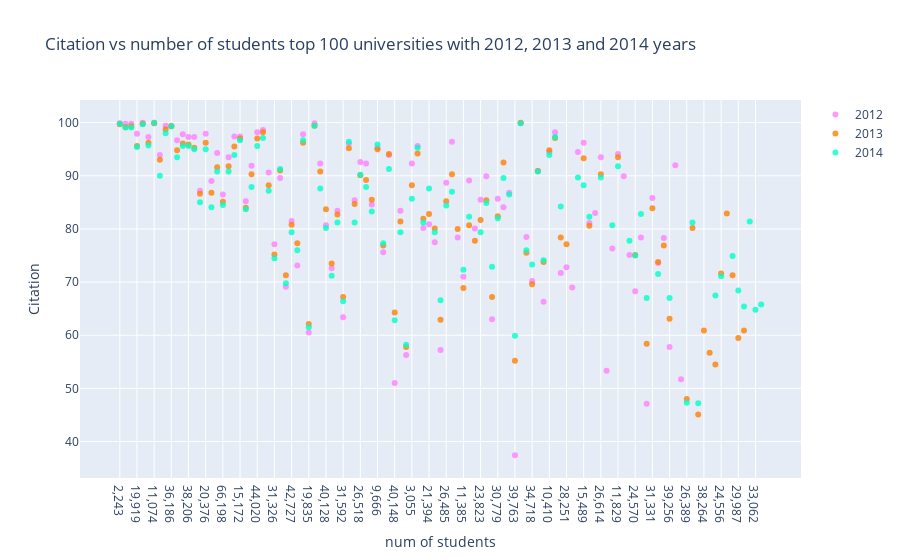

Notebook cell for this chart:
### Code cell
trace1 =go.Scatter( 
                    x = df2012.num_students, 
                    y = df2012.citations,  
                    mode = "markers",     
                    name = "2012",      
                    marker = dict(color = 'rgba(255, 128, 255, 0.8)'), 
                    text= df2012.university_name)  


trace2 =go.Scatter(
                    x = df2013.num_students, 
                    y = df2013.citations,  
                    mode = "markers",      
                    name = "2013",         
                    marker = dict(color = 'rgba(255, 128, 2, 0.8)'), 
                    text= df2013.university_name)  


trace3 =go.Scatter(
                    x = df2014.num_students, 
                    y = df2014.citations,  
                    mode = "markers",     
                    name = "2014",        
                    marker = dict(color = 'rgba(0, 255, 200, 0.8)'), 
                    text= df2014.university_name) 

data = [trace1, trace2, trace3] 
layout = dict(title = 'Citation vs number of students top 100 universities with 2012, 2013 and 2014 years',
              xaxis= dict(title= 'num of students',ticklen= 5,zeroline= False),
              yaxis= dict(title= 'Citation',ticklen= 5,zeroline= False)  
             )
fig = dict(data = data, layout = layout)  
iplot(fig)

### Figure 1 — Plotly figure (JSON) as saved in the notebook; plotly's stock layout.template omitted (floating-point values rounded to 4 significant figures)
{"data": [{"marker": {"color": "rgba(255, 128, 255, 0.8)"}, "mode": "markers", "name": "2012", "text": ["California Institute of Technology", "Harvard University", "Stanford University", "University of Oxford", "Princeton University", "University of Cambridge", "Massachusetts Institute of Technology", "Imperial College London", "University of Chicago", "University of California, Berkeley", "Yale University", "Columbia University", "University of California, Los Angeles", "Johns Hopkins University", "ETH Zurich – Swiss Federal Institute of Technology Zurich", "University of Pennsylvania", "University College London", "University of Michigan", "University of Toronto", "Cornell University", "Carnegie Mellon University", "Duke University", "University of British Columbia", "Georgia Institute of Technology", "University of Washington", "Northwestern University", "University of Wisconsin-Madison", "McGill University", "University of Texas at Austin", "University of Tokyo", "University of Illinois at Urbana-Champaign", "Karolinska Institute", "University of California, San Diego", "University of Hong Kong", "University of California, Santa Barbara", "University of Edinburgh", "University of Melbourne", "Australian National University", "University of California, Davis", "National University of Singapore", "Washington University in St Louis", "University of Minnesota", "University of North Carolina at Chapel Hill", "New York University", "LMU Munich", "École Polytechnique Fédérale de Lausanne", "London School of Economics and Political Science", "University of Manchester", "Brown University", "Peking University", "Pennsylvania State University", "Kyoto University", "Pohang University of Science and Technology", "Boston University", "University of Southern California", "King’s College London", "Ohio State University", "University of Sydney", "University of Pittsburgh", "École Normale Supérieure", "University of Zurich", "Hong Kong University of Science and Technology", "École Polytechnique", "University of Massachusetts", "McMaster University", "University of Bristol", "KU Leuven", "Utrecht University", "University of Göttingen", "Vanderbilt University", "Tsinghua University", "Rice University", "Heidelberg University", "The University of Queensland", "Emory University", "Wageningen University and Research Center", "Tufts University", "University of Colorado Boulder", "Leiden University", "Lund University", "Rutgers, the State University of New Jersey", "University of Rochester", "Durham University", "Pierre and Marie Curie University", "University of St Andrews", "University of California, Irvine", "Uppsala University", "Technical University of Munich", "University of Notre Dame", "Dartmouth College", "University of Helsinki", "University of Amsterdam", "Case Western Reserve University", "Korea Advanced Institute of Science and Technology (KAIST)", "University of Maryland, College Park", "Michigan State University", "University of Arizona", "Purdue University", "University of Sussex", "University of Alberta"], "type": "scatter", "x": ["2,243", "20,152", "15,596", "19,919", "7,929", "18,812", "11,074", "15,060", "14,221", "36,186", "11,751", "25,055", "38,206", "15,128", "18,178", "20,376", "26,607", "41,786", "66,198", "21,424", "11,885", "15,172", "50,152", "19,967", "44,020", "18,334", "39,655", "31,326", "49,427", "26,199", "42,727", "7,774", "27,233", "19,835", "22,020", "25,774", "40,128", "14,604", "35,364", "31,592", "12,528", "46,825", "26,518", "42,056", "35,691", "9,666", null, "34,938", "8,653", "40,148", "44,501", "22,809", "3,055", "24,789", "36,534", "21,394", "51,462", "41,868", "26,485", "2,400", "26,583", "11,385", "2,429", "56,959", "23,823", "17,906", "42,503", "30,779", "25,581", "12,161", "39,763", "6,333", "28,881", "34,718", "12,338", "9,248", "10,410", "29,325", "21,222", "28,251", "37,032", "9,390", "15,489", "27,862", "8,338", "26,614", "25,266", "35,565", "11,829", "6,178", "23,505", "24,570", "9,259", "9,027", "31,331", "44,750", "36,429", "39,256", "12,001", "36,299"], "y": [99.9, 99.8, 99.8, 97.9, 100, 97.3, 100, 93.9, 99.4, 99.4, 96.7, 97.8, 97.3, 97.3, 87.2, 97.9, 89, 94.3, 86.5, 93.5, 97.4, 97.4, 85.2, 91.9, 98.2, 98.6, 90.6, 77.1, 89.6, 69.1, 81.5, 73.1, 97.8, 60.5, 99.9, 92.3, 80.7, 72.6, 83.4, 63.4, 96.1, 85.4, 92.6, 92.3, 84.6, 95.3, 50.6, 75.6, 93.9, 51, 83.4, 56.3, 92.3, 95.6, 80.2, 80.9, 77.5, 57.2, 88.7, 96.4, 78.4, 71, 89.1, 80.1, 85.5, 89.9, 63, 85.7, 84.1, 86.8, 37.4, 99.9, 78.5, 70.2, 90.9, 66.3, 94.5, 98.2, 71.7, 72.8, 69, 94.5, 96.2, 81.1, 83, 93.5, 53.3, 76.3, 94.1, 89.9, 75.1, 68.3, 78.4, 47.1, 85.8, 73.6, 78.3, 57.8, 92, 51.7]}, {"marker": {"color": "rgba(255, 128, 2, 0.8)"}, "mode": "markers", "name": "2013", "text": ["California Institute of Technology", "Stanford University", "University of Oxford", "Harvard University", "Massachusetts Institute of Technology", "Princeton University", "University of Cambridge", "Imperial College London", "University of California, Berkeley", "University of Chicago", "Yale University", "ETH Zurich – Swiss Federal Institute of Technology Zurich", "University of California, Los Angeles", "Columbia University", "University of Pennsylvania", "Johns Hopkins University", "University College London", "Cornell University", "Northwestern University", "University of Michigan", "University of Toronto", "Carnegie Mellon University", "Duke University", "University of Washington", "Georgia Institute of Technology", "University of Texas at Austin", "University of Tokyo", "University of Melbourne", "National University of Singapore", "University of British Columbia", "University of Wisconsin-Madison", "University of Edinburgh", "University of Illinois at Urbana-Champaign", "McGill University", "University of California, Santa Barbara", "University of Hong Kong", "Australian National University", "University of California, San Diego", "London School of Economics and Political Science", "École Polytechnique Fédérale de Lausanne", "New York University", "Karolinska Institute", "University of North Carolina at Chapel Hill", "University of California, Davis", "Washington University in St Louis", "Peking University", "University of Minnesota", "LMU Munich", "University of Manchester", "Pohang University of Science and Technology", "Brown University", "Tsinghua University", "Ohio State University", "Boston University", "Kyoto University", "University of Southern California", "King’s College London", "KU Leuven", "Seoul National University", "École Normale Supérieure", "Pennsylvania State University", "University of Sydney", "École Polytechnique", "Leiden University", "Hong Kong University of Science and Technology", "The University of Queensland", "Utrecht University", "Korea Advanced Institute of Science and Technology (KAIST)", "Purdue University", "University of Göttingen", "Wageningen University and Research Center", "Erasmus University Rotterdam", "University of Massachusetts", "University of Bristol", "Rice University", "University of Pittsburgh", "Delft University of Technology", "Heidelberg University", "Emory University", "Durham University", "Pierre and Marie Curie University", "Lund University", "University of Amsterdam", "University of Montreal", "University of New South Wales", "Nanyang Technological University", "Tufts University", "McMaster University", "University of Groningen", "University of Zurich", "University of Colorado Boulder", "Paris-Sud University", "Ghent University", "Michigan State University", "University of Notre Dame", "University of California, Irvine", "University of Maryland, College Park", "University of Arizona", "Humboldt University of Berlin", "Monash University"], "type": "scatter", "x": ["2,243", "15,596", "19,919", "20,152", "11,074", "7,929", "18,812", "15,060", "36,186", "14,221", "11,751", "18,178", "38,206", "25,055", "20,376", "15,128", "26,607", "21,424", "18,334", "41,786", "66,198", "11,885", "15,172", "44,020", "19,967", "49,427", "26,199", "40,128", "31,592", "50,152", "39,655", "25,774", "42,727", "31,326", "22,020", "19,835", "14,604", "27,233", null, "9,666", "42,056", "7,774", "26,518", "35,364", "12,528", "40,148", "46,825", "35,691", "34,938", "3,055", "8,653", "39,763", "51,462", "24,789", "22,809", "36,534", "21,394", "42,503", "26,389", "2,400", "44,501", "41,868", "2,429", "21,222", "11,385", "34,718", "30,779", "9,027", "39,256", "25,581", "9,248", "20,580", "56,959", "17,906", "6,333", "26,485", "15,920", "28,881", "12,338", "15,489", "27,862", "28,251", "24,570", "38,264", "38,309", "25,028", "10,410", "23,823", "24,556", "26,583", "29,325", "27,603", "32,166", "44,750", "11,829", "26,614", "31,331", "36,429", "29,987", "50,882"], "y": [99.7, 99.3, 95.6, 99.2, 99.9, 99.8, 96.2, 93, 99.3, 98.7, 94.8, 86.6, 95.9, 96.1, 96.2, 95.3, 86.8, 91.8, 98.2, 91.6, 85.1, 95.5, 97, 97, 90.3, 91, 71.3, 83.7, 67.2, 84, 88.2, 90.8, 80.8, 75.2, 99.4, 62.1, 73.5, 96.2, 66.5, 95, 89.2, 77.3, 90.1, 82.7, 95.2, 64.3, 84.7, 85.5, 76.9, 88.2, 94.1, 55.2, 80.1, 94.2, 57.8, 81.9, 82.8, 67.2, 48, 90.3, 81.4, 62.9, 80.7, 78.4, 68.9, 69.6, 82.4, 58.4, 63.1, 92.5, 73.8, 80.2, 77.8, 85.4, 100, 85.2, 45.1, 75.5, 90.9, 93.3, 80.6, 77.1, 75.1, 60.9, 56.7, 54.5, 94.8, 81.7, 71.6, 80, 97.1, 82.9, 71.3, 73.8, 93.5, 90.3, 83.9, 76.9, 59.5, 60.9]}, {"marker": {"color": "rgba(0, 255, 200, 0.8)"}, "mode": "markers", "name": "2014", "text": ["California Institute of Technology", "Harvard University", "University of Oxford", "Stanford University", "Massachusetts Institute of Technology", "Princeton University", "University of Cambridge", "University of California, Berkeley", "University of Chicago", "Imperial College London", "Yale University", "University of California, Los Angeles", "Columbia University", "ETH Zurich – Swiss Federal Institute of Technology Zurich", "Johns Hopkins University", "University of Pennsylvania", "Duke University", "University of Michigan", "Cornell University", "University of Toronto", "University College London", "Northwestern University", "University of Tokyo", "Carnegie Mellon University", "University of Washington", "National University of Singapore", "University of Texas at Austin", "Georgia Institute of Technology", "University of Illinois at Urbana-Champaign", "University of Wisconsin-Madison", "University of British Columbia", "London School of Economics and Political Science", "University of California, Santa Barbara", "University of Melbourne", "McGill University", "Karolinska Institute", "École Polytechnique Fédérale de Lausanne", "King’s College London", "University of Edinburgh", "New York University", "University of California, San Diego", "Washington University in St Louis", "University of Hong Kong", "Seoul National University", "Peking University", "University of Minnesota", "University of North Carolina at Chapel Hill", "Australian National University", "Pennsylvania State University", "Boston University", "Tsinghua University", "Brown University", "Kyoto University", "University of California, Davis", "LMU Munich", "Korea Advanced Institute of Science and Technology (KAIST)", "Hong Kong University of Science and Technology", "University of Manchester", "Ohio State University", "Pohang University of Science and Technology", "KU Leuven", "Purdue University", "The University of Queensland", "University of Göttingen", "Rice University", "École Normale Supérieure", "Leiden University", "Heidelberg University", "Delft University of Technology", "University of Southern California", "École Polytechnique", "University of Sydney", "Erasmus University Rotterdam", "University of Basel", "Utrecht University", "Nanyang Technological University", "Wageningen University and Research Center", "University of Pittsburgh", "University of Bristol", "Durham University", "Emory University", "Tufts University", "Michigan State University", "University of Amsterdam", "Ghent University", "Free University of Berlin", "Technical University of Munich", "Case Western Reserve University", "Vanderbilt University", "University of Notre Dame", "Monash University", "McMaster University", "University of California, Irvine", "Humboldt University of Berlin", "University of Rochester", "Pierre and Marie Curie University", "University of Colorado Boulder", "Maastricht University", "University of Groningen", "University of Helsinki"], "type": "scatter", "x": ["2,243", "20,152", "19,919", "15,596", "11,074", "7,929", "18,812", "36,186", "14,221", "15,060", "11,751", "38,206", "25,055", "18,178", "15,128", "20,376", "15,172", "41,786", "21,424", "66,198", "26,607", "18,334", "26,199", "11,885", "44,020", "31,592", "49,427", "19,967", "42,727", "39,655", "50,152", null, "22,020", "40,128", "31,326", "7,774", "9,666", "21,394", "25,774", "42,056", "27,233", "12,528", "19,835", "26,389", "40,148", "46,825", "26,518", "14,604", "44,501", "24,789", "39,763", "8,653", "22,809", "35,364", "35,691", "9,027", "11,385", "34,938", "51,462", "3,055", "42,503", "39,256", "34,718", "25,581", "6,333", "2,400", "21,222", "28,881", "15,920", "36,534", "2,429", "41,868", "20,580", "12,551", "30,779", "25,028", "9,248", "26,485", "17,906", "15,489", "12,338", "10,410", "44,750", "24,570", "32,166", "33,062", "35,565", "9,259", "12,161", "11,829", "50,882", "23,823", "26,614", "29,987", "9,390", "27,862", "29,325", "15,626", "24,556", "23,505"], "y": [99.8, 99.1, 95.4, 99.1, 100, 99.7, 95.7, 99.3, 98, 90, 93.5, 95.6, 95.6, 85, 95, 95, 96.7, 90.8, 90.8, 84.5, 84.1, 97.1, 69.8, 93.9, 95.6, 66.4, 91.3, 87.9, 79.4, 87.2, 83.7, 69.2, 99.4, 80.2, 74.5, 76, 95.9, 87.6, 87.6, 87.9, 96.7, 96.4, 61.5, 47.3, 62.8, 81.2, 90.2, 71.2, 79.4, 95.3, 59.9, 91.3, 58.2, 81.2, 83.3, 67, 72.3, 77.3, 79.4, 85.7, 72.9, 67, 73.3, 89.6, 99.9, 87, 84.2, 76, 47.2, 81.2, 82.3, 66.6, 81.2, 81.4, 82, 67.5, 74.1, 84.4, 84.9, 88.2, 90.8, 93.9, 71.5, 75, 74.9, 64.8, 80.7, 82.8, 86.5, 91.8, 65.4, 79.4, 89.7, 68.4, 89.7, 82.3, 97.3, 65.8, 71.1, 77.8]}], "layout": {"title": {"text": "Citation vs number of students top 100 universities with 2012, 2013 and 2014 years"}, "xaxis": {"ticklen": 5, "title": {"text": "num of students"}, "zeroline": false}, "yaxis": {"ticklen": 5, "title": {"text": "Citation"}, "zeroline": false}}}
